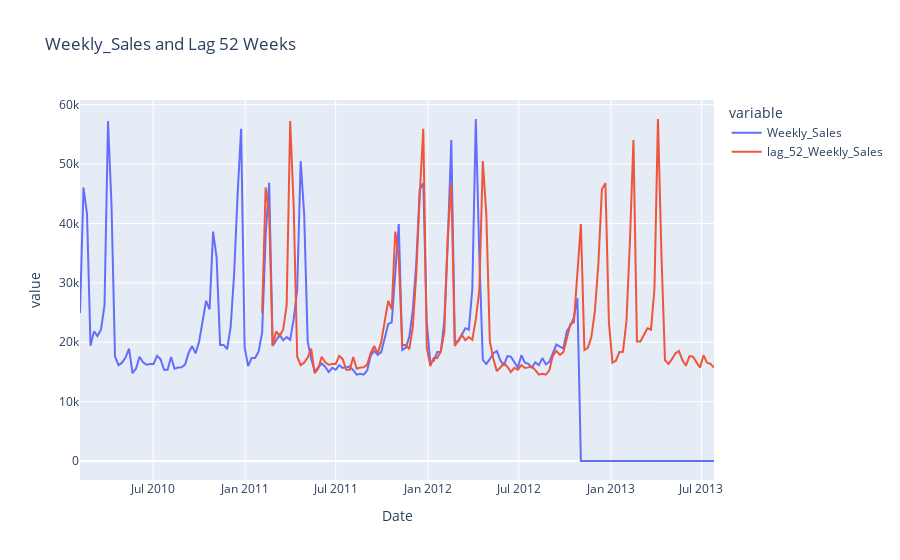

The cell this chart's notebook holds for it:
### Code cell
view_data_horizon(data, target="Weekly_Sales", back_horizon=52)

### Figure 1 — Plotly figure (JSON) as saved in the notebook; plotly's stock layout.template omitted (floating-point values rounded to 4 significant figures; data arrays with more than 128 entries replaced by an {"elided": "..."} marker saying what was removed)
{"data": [{"hovertemplate": "variable=Weekly_Sales<br>Date=%{x}<br>value=%{y}<extra></extra>", "legendgroup": "Weekly_Sales", "line": {"color": "#636efa", "dash": "solid"}, "marker": {"symbol": "circle"}, "mode": "lines", "name": "Weekly_Sales", "orientation": "v", "showlegend": true, "type": "scatter", "x": {"elided": "182 str values"}, "xaxis": "x", "y": {"elided": "182 float values"}, "yaxis": "y"}, {"hovertemplate": "variable=lag_52_Weekly_Sales<br>Date=%{x}<br>value=%{y}<extra></extra>", "legendgroup": "lag_52_Weekly_Sales", "line": {"color": "#EF553B", "dash": "solid"}, "marker": {"symbol": "circle"}, "mode": "lines", "name": "lag_52_Weekly_Sales", "orientation": "v", "showlegend": true, "type": "scatter", "x": {"elided": "182 str values"}, "xaxis": "x", "y": {"elided": "182 float values"}, "yaxis": "y"}], "layout": {"legend": {"title": {"text": "variable"}, "tracegroupgap": 0}, "title": {"text": "Weekly_Sales and Lag 52 Weeks"}, "xaxis": {"anchor": "y", "domain": [0, 1], "title": {"text": "Date"}}, "yaxis": {"anchor": "x", "domain": [0, 1], "title": {"text": "value"}}}}
